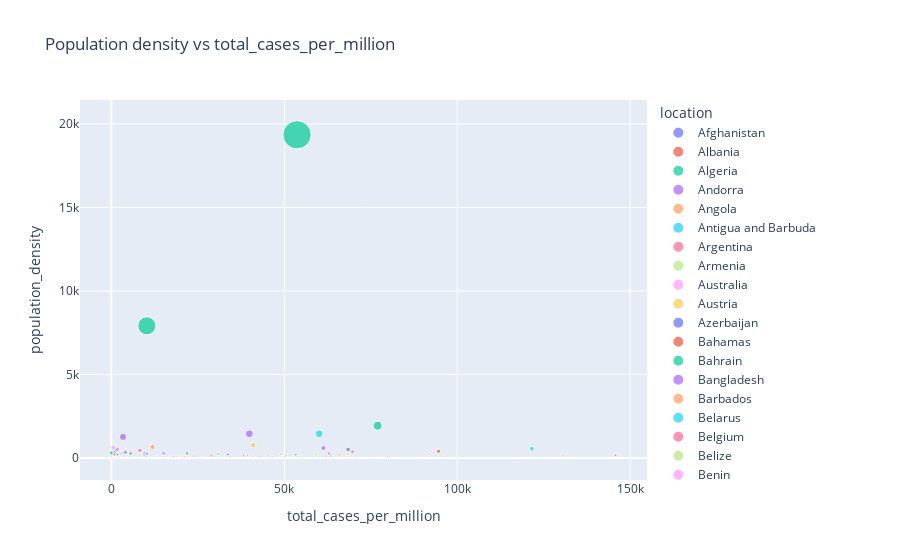

Write notebook code for a chart like this one.
### Code cell
px.scatter(odfdt,x='total_cases_per_million',y='population_density', size = 'population_density',
           color='location', hover_data=['location'],
           title='Population density vs total_cases_per_million')
